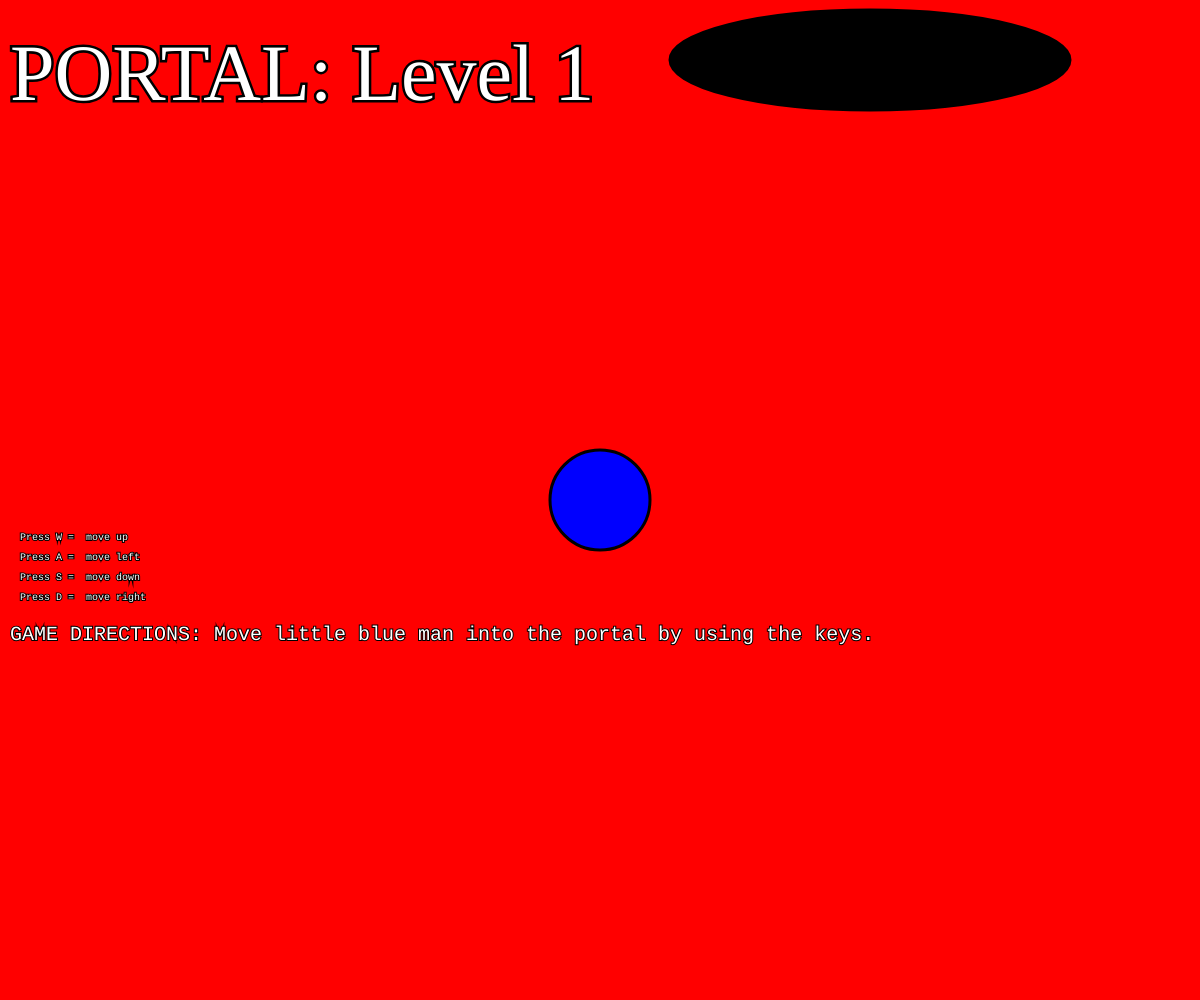
Frame 1 (no input)
Frame 60 (no input): identical to frame 1, image omitted
Frame 120 (the mouse pressed at the canvas centre since frame 60): identical to frame 1, image omitted

The p5.js sketch that drew this single still picture (run headless with seeded random() and noise() and a simulated clock; from frame 60 on, the mouse is pressed at the canvas centre):

// p5.js sketch
// ── sketch.js
var avatarX;
var avatarY;



function setup() {
  // Put things you want to run once in here. 
  createCanvas(windowWidth,windowHeight);


  avatarX = width / 2;
  avatarY = height / 2;  

}


function draw() {
   // directionsForPlayer
   print(mouseX, mouseY);
   background("red");

   //Level 1
   fill(255);
   stroke(0);
   strokeWeight(5);
  textSize(80);
  textFont('impact');
  text('PORTAL: Level 1',10,100);
  //gameInstructions
  textSize(10);
  textFont('courier');
  strokeWeight(2);
  text('Press W =  move up', 20,540);
  text('Press A =  move left', 20,560);
  text('Press S =  move down', 20,580);
  text('Press D =  move right', 20,600);
  textSize(20);
  text('GAME DIRECTIONS: Move little blue man into the portal by using the keys.', 10,640);
 
 
  strokeWeight(3);
  fill(0);
  var man;
//man
/*ellipse(150,250,50,50);
line(150,275,150,350);
line(115,320,190,290);
line(150,350,120,400);
line(150,350,180,400);*/
  
//portal
 var portal;
fill(0);
portal == (ellipse(870,60,400,100));
 
   
//keyDirections
if (keyIsPressed) {
  if (key == "w") {
    avatarY--;
  }
  if (key == "s") {
    avatarY++;
  }
  if (key == "a") {
    avatarX--;
  }
  if (key == "d") {
    avatarX++;
  }


  if (avatarX >= 860|| avatarY <= 60){
    background(255,255,0);
    var score = 0; 
    score= score+100;
    textSize(80);
    text("Score: "+ score,500,400);
    text("NEXT LEVEL",500,600);
  }

}
//man
fill("blue");
circle(avatarX, avatarY, 100);


}
